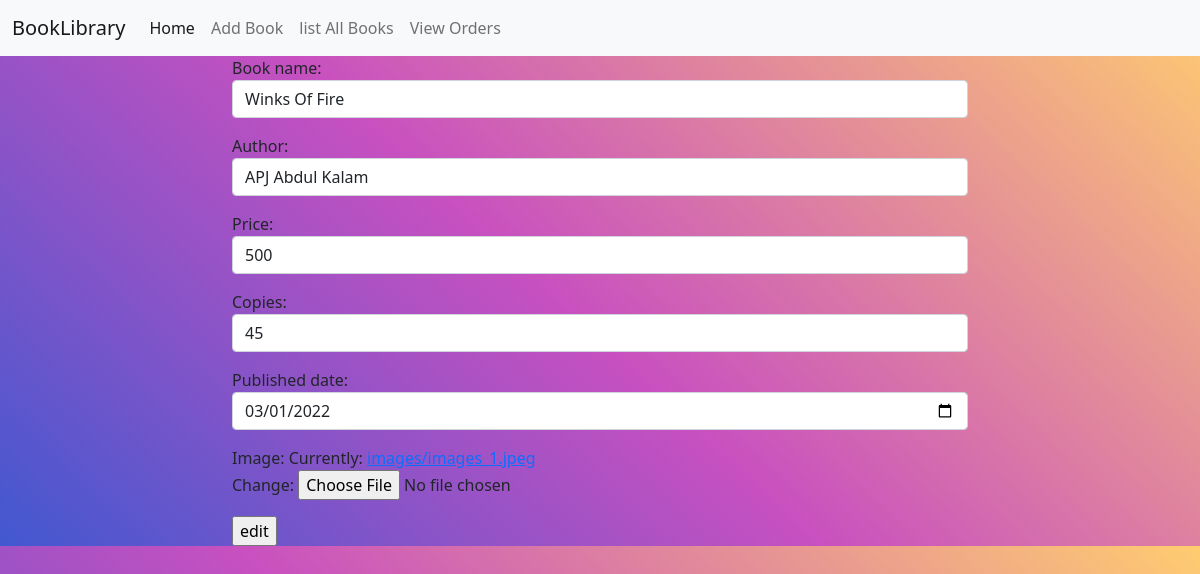
Screenshot of /owner/book/change/22 (signed in) with the database file from the repository.
### owner/models.py (models this page shows, shortened)
class Books(models.Model):
 book_name=models.CharField(max_length=120,unique=True)
 author=models.CharField(max_length=120)
 price=models.PositiveIntegerField()
 copies=models.PositiveIntegerField()
 published_date=models.DateField(null=True)
 image=models.ImageField(upload_to='images',null=True)

### owner/views.py (the view)
# urls.py: path('book/change/<int:id>',views.BookEditView.as_view(),name='bookedit'),
@method_decorator(book_user,name='dispatch')
class BookEditView(UpdateView):
    model = Books
    template_name = 'book_edit.html'
    form_class = BookForm
    pk_url_kwarg = 'id'
    success_url = reverse_lazy('allbook')

### owner/forms.py (shortened to what this page needs)
class BookForm(ModelForm):
    class Meta:
        model=Books
        fields='__all__'
        widgets={
            'book_name':forms.TextInput(attrs={'class':'form-control'}),
            'author': forms.TextInput(attrs={'class': 'form-control'}),
            'price': forms.NumberInput(attrs={'class': 'form-control'}),
            'copies': forms.TextInput(attrs={'class': 'form-control'}),
            'published_date':forms.DateInput(attrs={'class':'form-control','type':'date'}),
        }

### owner/templates/book_edit.html (shortened to what this page needs)
{%extends 'base.html'%}
{%block body_block%}
<div class="row">
    <div class="col-2"></div>
    <div class="col-8">
        <form action="" method="post" enctype="multipart/form-data">
            {{form.as_p}}
            <input type="submit" value="edit">
        </form>
    </div>
    </div>
{%endblock%}

### owner/static/css/style.css (style rules this page uses)
body { background-color: #4158D0; background-image: linear-gradient(43deg, #4158D0 0%, #C850C0 46%, #FFCC70 100%); }

### rows the page displays
Books: book_name "Winks Of Fire", author "APJ Abdul Kalam", price "500", copies "45", published_date "03/01/2022"
